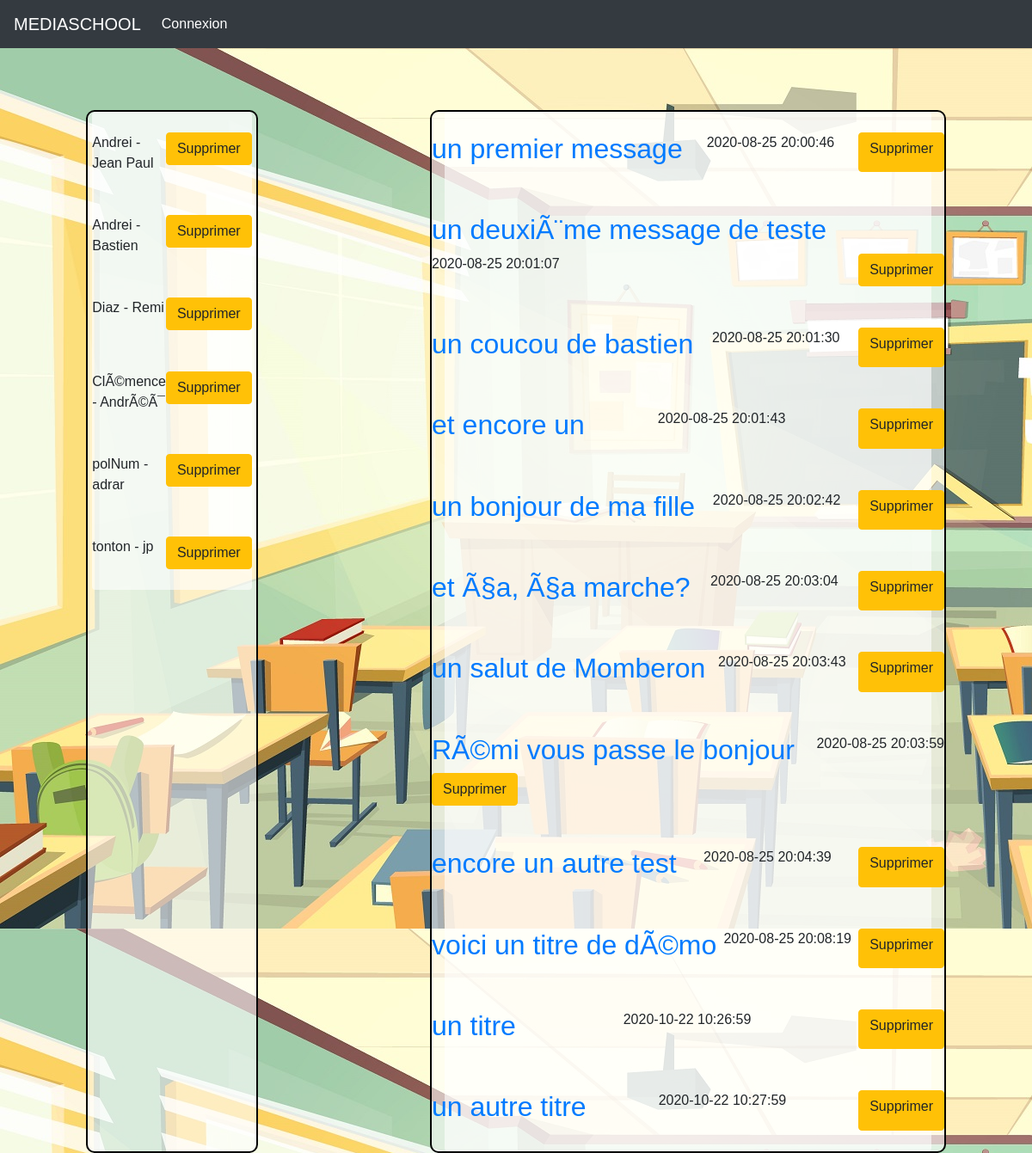
Before: /view/dev-admin-school.php with the older database file.
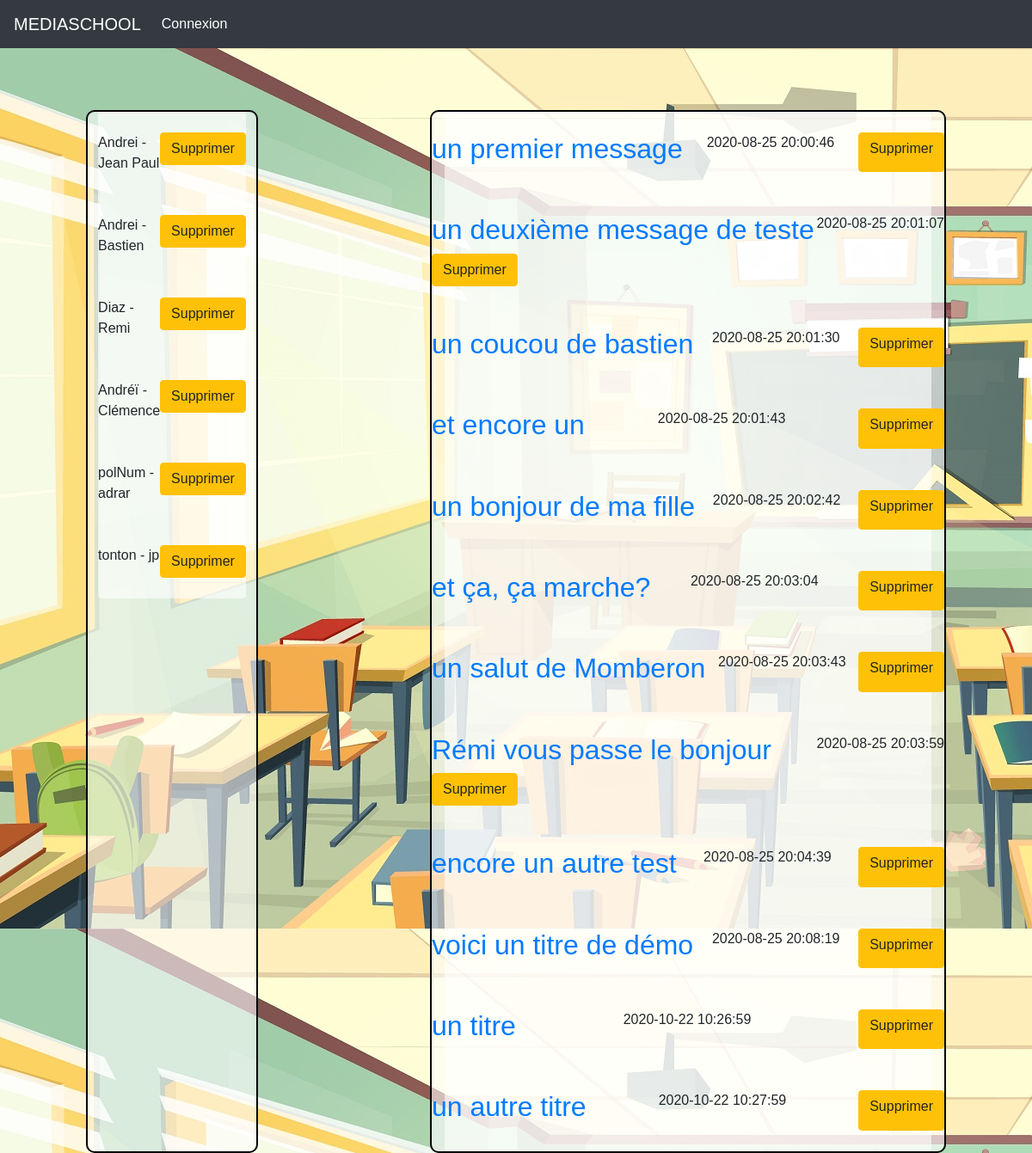
After: the same page with the newer database file.
### tables this page shows
CREATE TABLE IF NOT EXISTS `users` (
  `id` int(11) NOT NULL AUTO_INCREMENT,
  `name` varchar(50) NOT NULL,
  `surname` varchar(50) NOT NULL,
  `mail` varchar(255) NOT NULL,
  `mdp` text NOT NULL,
  `avatar` text,
  `admin` tinyint(1) NOT NULL DEFAULT '0',
  PRIMARY KEY (`id`)
);

CREATE TABLE IF NOT EXISTS `messages` (
  `m_id` int(11) NOT NULL AUTO_INCREMENT,
  `createdAt` timestamp NULL DEFAULT CURRENT_TIMESTAMP,
  `title` varchar(150) NOT NULL,
  `texte` text NOT NULL,
  `user_id` int(11) NOT NULL,
  PRIMARY KEY (`m_id`),
  KEY `MESSAGES_USERS_FK` (`user_id`)
);

### controller/dev-admin-school.controler.php (called while the page is built, shortened)
<?php
try {
    $conn = new PDO("mysql:host=" . $_ENV['SERVERNAME'] . ";dbname=" . $_ENV['DBNAME'] . ";charset=utf8", $_ENV['USERNAME'] , $_ENV['PASSWORD'] );
    $userList =  $conn->query("SELECT * FROM users");
    $messageList = $conn->query("SELECT * FROM messages");
} catch (\Throwable $th) {
    echo $th;
}

### view/dev-admin-school.php (the view, shortened to what this page needs)
<?php
include "../controller/head.php";
require "header.php";
require "../controller/dev-admin-school.controler.php";
?>
<div class="container-fluid ">
    <div class="row d-flex justify-content-around">
        <div class="col-md-2 profil">
            <ul class="list-group admin-list" style="list-style-type:none;">
                <?php
                while ($listInfo = $userList->fetch()) {
                    $userId = "dev-admin-school.php?id=" . $_SESSION['id'] . "&admin=" . $_SESSION['admin'] . "&delete=" . $listInfo['id'];
                ?>
                <li class=" d-flex justify-content-between">
                    <span><?=$listInfo['name']; ?> - <?= $listInfo['surname']; ?></span>
                    <form action="" method="post">
                        <a type="submit" name="deleteUser" class="btn btn-warning" href="<?= $userId ?>">Supprimer</a>
                    </form>
                </li>
                <?php
                }
                ?>
            </ul>
        </div>
        <div class="col-md-6 profil">
            <ul class="list-group admin-list" style="list-style-type:none;">
                <?php
                while ($messageInfo = $messageList->fetch()) {
                    $articleId = "dev-admin-school.php?id=" . $_SESSION['id'] . "&admin=" . $_SESSION['admin'] . "&deleteMessage=" . $messageInfo['m_id'];
                ?>
                <li class="row d-flex justify-content-between">
                    <h2><a href="<?= $articleId ?>" name="singleArticle"
                            id="singleArticle"><?= $messageInfo['title']; ?></a></h2>
                    <span><?= $messageInfo['createdAt']; ?></span>
                    <a type="submit"  name="deleteMessage" class="btn btn-warning" href="<?= $articleId ?>">Supprimer</a>
                </li>
                <?php
                }
                ?>
            </ul>
        </div>
    </div>
</div>

Changed rows visible on the page:
changed users: name "ClÃ©mence" → "Andréï"; surname "AndrÃ©Ã¯" → "Clémence"
changed messages: title "un deuxiÃ¨me message de teste" → "un deuxième message de teste"
changed messages: title "et Ã§a, Ã§a marche?" → "et ça, ça marche?"
changed messages: title "RÃ©mi vous passe le bonjour" → "Rémi vous passe le bonjour"
changed messages: title "voici un titre de dÃ©mo" → "voici un titre de démo"
